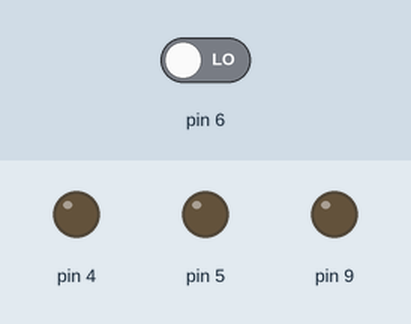
A sketch run on a simulated Arduino Uno, built with avr-gcc and run on an emulated ATmega328P. Shown: output pins drawn as LEDs (lit = HIGH). Inputs (shaded band) come from the test bench; at power-on: pin 6 LOW.

Above: at 1.2 s.
1.3 s: pin 6 driven HIGH
At 2.3 s:
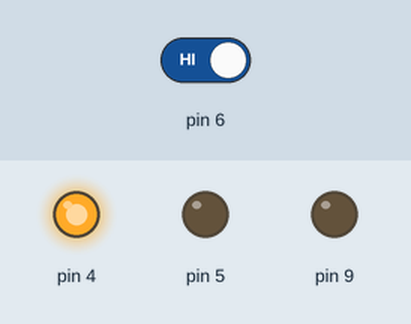
At 4.6 s:
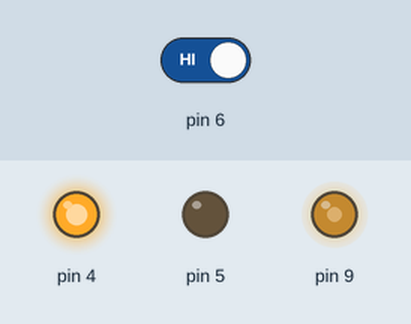
8.8 s: pin 6 driven LOW
At 11.6 s:
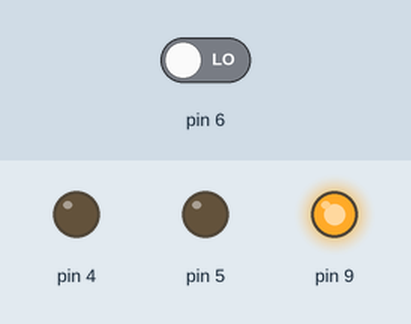
Timing chart, 0 to 13.1 s (numbered marks = the images above; inputs shaded):
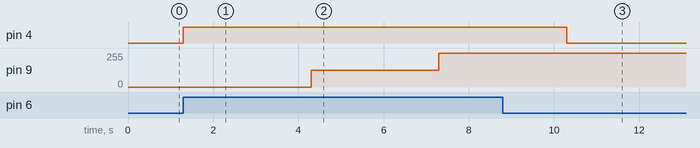

Measured:
- after the input at 1.3 s, pin 4: LOW → HIGH at once; pin 9: 0/255 → 125/255 after 3.0 s, → 255/255 3.0 s later
- after the input at 8.8 s, pin 4: HIGH → LOW after 1.5 s; pin 9: stays 255/255 (without the input it goes to 0/255 after 1.5 s)

The sketch:

Rasp_Ardui_Motor.ino
```cpp
void setup() {
  // put your setup code here, to run once:
pinMode(4,1);
pinMode(5,1);
pinMode(9,1);
pinMode(6,0);
Serial.begin(9600);

}

void loop() {
  // put your main code here, to run repeatedly:
  int a;
 a=digitalRead(6);
 if(a==1)
{
analogWrite(9,0);
digitalWrite(4,1);
digitalWrite(5,0);
delay(3000);

analogWrite(9,125);
digitalWrite(4,1);
digitalWrite(5,0);
delay(3000);

analogWrite(9,255);
digitalWrite(4,1);
digitalWrite(5,0);
delay(3000);
 }
 else
 {
  digitalWrite(4,0);
  digitalWrite(5,0);
 }

}
```
